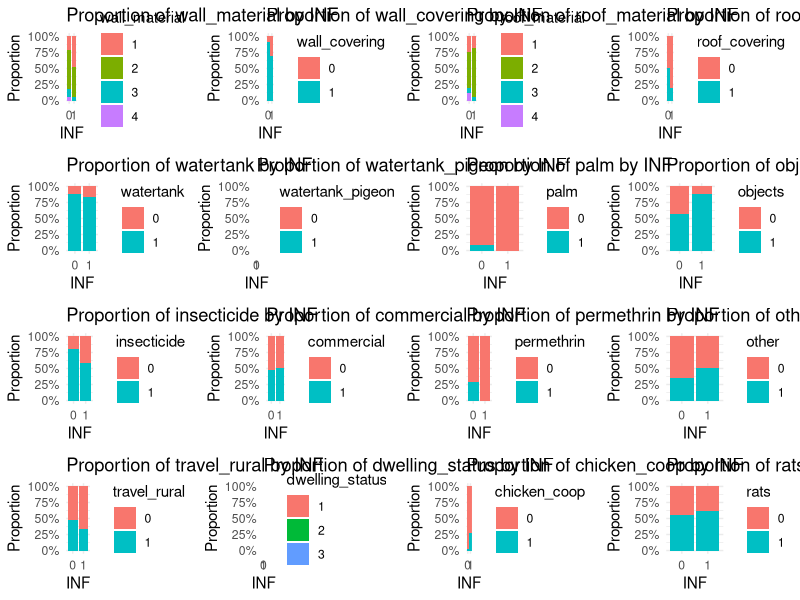

R code for this plot:

db <- read.csv(here::here("dbrivadavia.csv"))

summary(db)

db <- subset(db,!is.na(db[,1]))

cat_vars <- c("ID",
              "Block",
              "Unit",
              "STATUS",
              "INF",
              "SITE",
              "SPR",
              "wall_material",
              "wall_covering",
              "roof_material",
              "roof_covering",
              "watertank",
              "watertank_pigeon",
              "palm",
              "objects",
              "insecticide",
              "commercial",
              "permethrin",
              "other",
              "travel_rural",
              "dwelling_status",
              "chicken_coop",
              "rats",
              "idcerca_NE",
              "idcerca_S")


db[cat_vars] <- lapply(db[cat_vars], as.factor)

# Convert the Date column from character to Date
db$DATE <- as.Date(db$DATE, format = "%d/%m/%Y")
db$SPR.DATE <- as.Date(db$SPR.DATE, format = "%d/%m/%Y")

summary(db)

dbEV <- subset(db,db$STATUS == "EV")

summary(dbEV)


# Function to create stacked bar plots
library(ggplot2)

# Function to create stacked bar plots and ignore NAs
create_stacked_bar_plot <- function(data, categorical_var, target_var) {
  # Remove rows with NA in the current categorical variable
  data <- data[!is.na(data[[categorical_var]]), ]
  
  ggplot(data, aes_string(x = target_var, fill = categorical_var)) +
    geom_bar(position = "fill") +
    scale_y_continuous(labels = scales::percent_format()) +
    labs(y = "Proportion", fill = categorical_var, x = target_var) +
    theme_minimal() +
    ggtitle(paste("Proportion of", categorical_var, "by", target_var))
}

# List of categorical variables
categorical_vars <- setdiff(cat_vars, c(
                            "ID",
                            "Block",
                            "Unit",
                            "STATUS",
                            "INF",
                            "SITE",
                            "SPR",
                            "idcerca_NE",
                            "idcerca_S",
                            "education_level",
                            "employer",
                            "employee",
                            "selfemployed",
                            "housework",
                            "not.employed",
                            "pension",
                            "benefit",
                            "health"))

categorical_vars

# Create a list to store the plots
plots <- list()

# Create plots for each remaining categorical variable and store in the list
for (var in categorical_vars) {
  plots[[var]] <- create_stacked_bar_plot(db, var, "INF")
}

library(gridExtra)
# Arrange the plots in a 4x4 grid
grid.arrange(grobs = plots, ncol = 4, nrow = 4)





